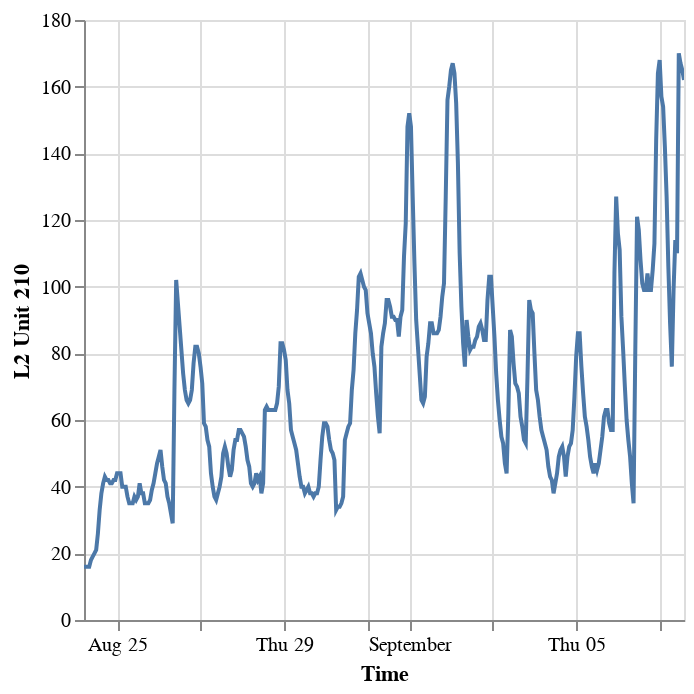

The notebook cell this image was saved under:
### Code cell
df.with_columns(
    pl.lit("L").add(pl.col("Floor")).add(pl.lit(" ")).add(pl.col("Location")).alias("Floor & Location")
).filter(
    pl.col("Time") > datetime.datetime.fromisoformat("2024-08-24T04:00:00")
).pivot("Floor & Location", index="Time", values="AQI").plot.line(x="Time", y="L2 Unit 210")

### Figure 1 — Vega-Lite specification as saved in the notebook (floating-point values rounded to 4 significant figures; data arrays with more than 128 entries replaced by an {"elided": "..."} marker saying what was removed)
{"config": {"view": {"continuousWidth": 300, "continuousHeight": 300}}, "data": {"name": "data-13aca27eba24e5ae86d108d042756097"}, "mark": {"type": "line"}, "encoding": {"tooltip": [{"field": "Time", "type": "temporal"}, {"field": "L2 Unit 210", "type": "quantitative"}], "x": {"field": "Time", "type": "temporal"}, "y": {"field": "L2 Unit 210", "type": "quantitative"}}, "params": [{"name": "param_2", "select": {"type": "interval", "encodings": ["x", "y"]}, "bind": "scales"}], "$schema": "https://vega.github.io/schema/vega-lite/v5.20.1.json", "datasets": {"data-13aca27eba24e5ae86d108d042756097": {"elided": "346 records"}}}
